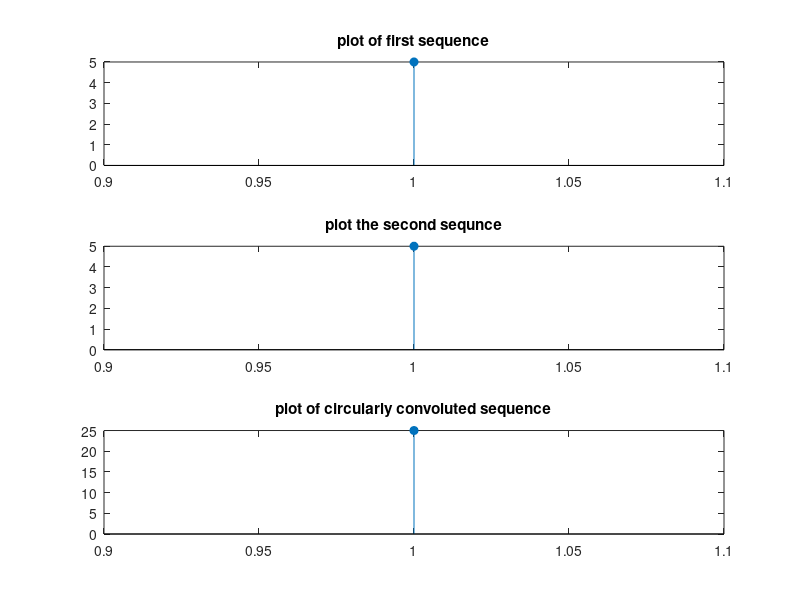

MATLAB code for this plot:
clc; 
clear all;
x1=input('enter the first sequence');
x2=input('enter the second sequence');
n1 = length(x1);
n2 = length(x2);
subplot(3,1,1);
stem(x1,'filled');
title('plot of first sequence'); 

subplot(3,1,2);
stem(x2,'filled');
title('plot the second sequnce'); 
y1=fft(x1,n1);
y2=fft(x2,n2); 
y3=y1.*y2; 
y=ifft(y3,n2);
disp('the circular convolution result is	');
disp(y);

subplot(3,1,3);
stem(y,'filled');
title('plot of circularly convoluted sequence');
